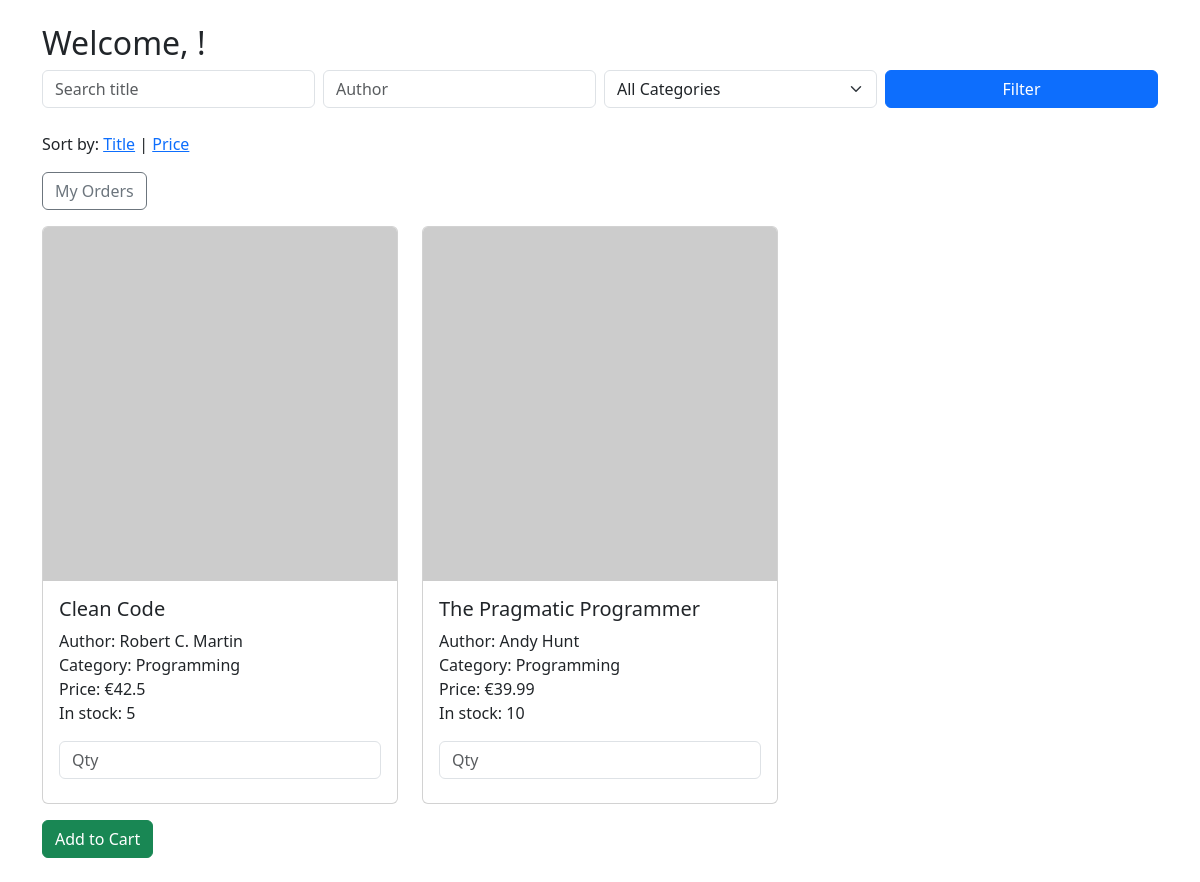
Before: /books with the older database file.
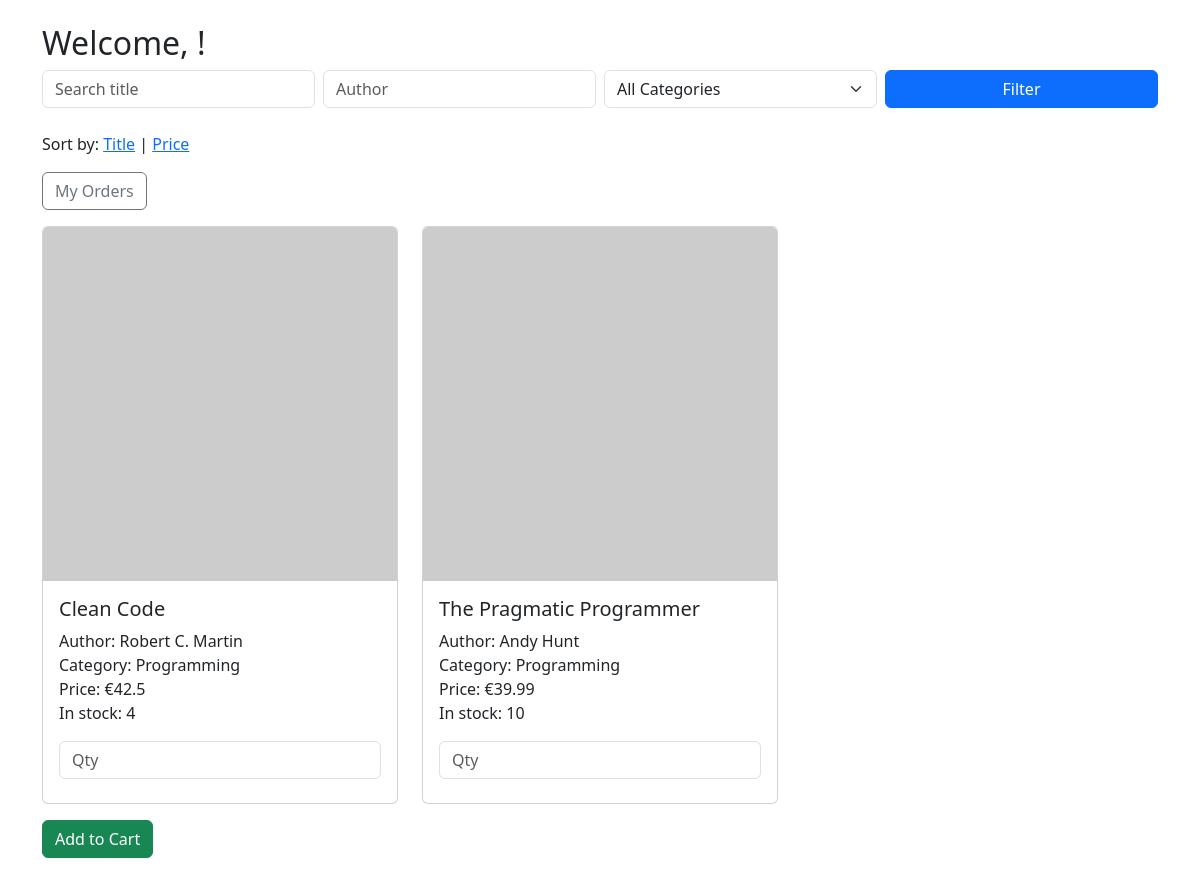
After: the same page with the newer database file.
### tables this page shows
CREATE TABLE books (
    id INTEGER PRIMARY KEY AUTOINCREMENT,
    title TEXT,
    author TEXT,
    publisher TEXT,
    price REAL,
    category TEXT,
    isbn TEXT,
    stock INTEGER,
    image_url TEXT
);

### app.py (the view)
@app.route('/books')
def book_list():
    user_id = request.args.get('user_id')
    sort_by = request.args.get('sort_by', 'title')
    search = request.args.get('search', '')
    author = request.args.get('author', '')
    category = request.args.get('category', '')
    conn = get_db_connection()
    user = conn.execute('SELECT * FROM users WHERE id = ?', (user_id,)).fetchone()
    query = 'SELECT * FROM books WHERE 1=1'
    params = []
    if search:
        query += ' AND title LIKE ?'
        params.append(f'%{search}%')
    if author:
        query += ' AND author LIKE ?'
        params.append(f'%{author}%')
    if category:
        query += ' AND category = ?'
        params.append(category)
    query += f' ORDER BY {sort_by} ASC'
    books = conn.execute(query, params).fetchall()
    categories = conn.execute('SELECT DISTINCT category FROM books').fetchall()
    conn.close()
    return render_template('books.html', books=books, user=user, categories=categories, filters={
        'search': search,
        'author': author,
        'category': category,
        'sort_by': sort_by
    })

### app.py (called while the page is built)
def get_db_connection():
    conn = sqlite3.connect('books.db')
    conn.row_factory = sqlite3.Row
    return conn

### templates/books.html (shortened to what this page needs)
{% extends "layout.html" %}
{% block content %}
  <h2>Welcome, {{ user['name'] }}!</h2>
  <form method="get" action="{{ url_for('book_list') }}" class="row g-2 mb-4">
    <div class="col-md-3">
      <input type="text" name="search" placeholder="Search title" class="form-control" value="{{ filters.search }}">
    </div>
    <div class="col-md-3">
      <input type="text" name="author" placeholder="Author" class="form-control" value="{{ filters.author }}">
    </div>
    <div class="col-md-3">
      <select name="category" class="form-select">
        <option value="">All Categories</option>
      </select>
    </div>
    <div class="col-md-3 d-grid">
      <button type="submit" class="btn btn-primary">Filter</button>
    </div>
  </form>
  <p>
    Sort by:
    <a href="{{ url_for('book_list', user_id=user['id'], sort_by='title', search=filters.search, author=filters.author, category=filters.category) }}">Title</a> |
    <a href="{{ url_for('book_list', user_id=user['id'], sort_by='price', search=filters.search, author=filters.author, category=filters.category) }}">Price</a>
  </p>
  <a href="{{ url_for('order_history', user_id=user['id']) }}" class="btn btn-outline-secondary mb-3">My Orders</a>
  <form action="{{ url_for('cart') }}" method="post">
    <div class="row">
      {% for book in books %}
        <div class="col-md-4">
          <div class="card mb-3">
            <img src="{{ book['image_url'] }}" class="card-img-top" alt="book cover">
            <div class="card-body">
              <h5 class="card-title">{{ book['title'] }}</h5>
              <p class="card-text">
                Author: {{ book['author'] }}<br>
                Category: {{ book['category'] }}<br>
                Price: €{{ book['price'] }}<br>
                In stock: {{ book['stock'] }}
              </p>
              <input type="number" name="book_{{ book['id'] }}" class="form-control mb-2" placeholder="Qty" min="0" max="{{ book['stock'] }}">
            </div>
          </div>
        </div>
      {% endfor %}
    </div>
    <button type="submit" class="btn btn-success">Add to Cart</button>
  </form>
{% endblock %}

### templates/layout.html (shortened to what this page needs)
<!DOCTYPE html>
<html>
<head>
  <link rel="stylesheet" href="https://cdn.jsdelivr.net/npm/bootstrap@5.3.0/dist/css/bootstrap.min.css">
</head>
<body class="p-4">
  <div class="container">
    {% block content %}{% endblock %}
  </div>
</body>
</html>

Changed rows visible on the page:
changed books "Clean Code": stock "5" → "4"
